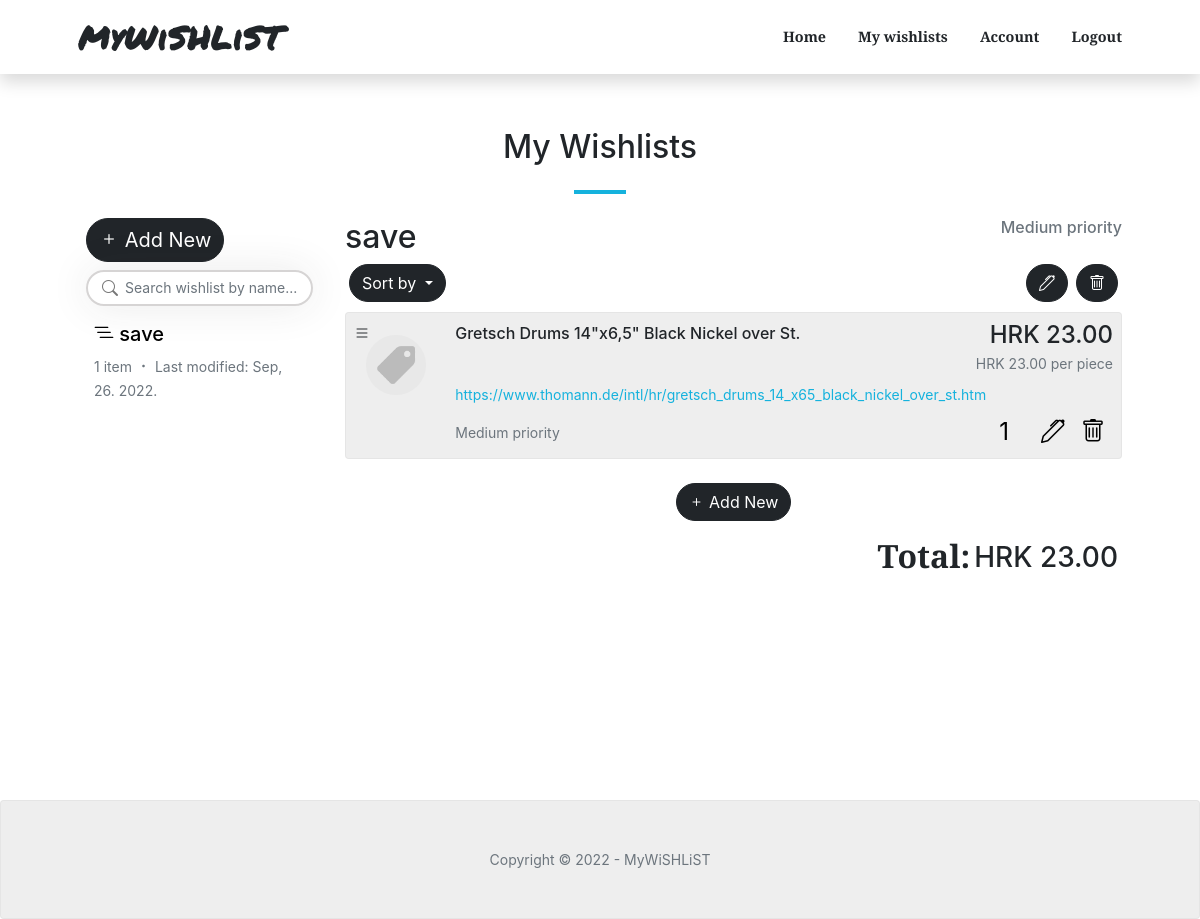
The app's page /wishlist/d2f6b1f4587f44eab6758d3453252238/ (signed in) with its own data.
### wishlists/models.py (models this page shows, shortened)
class Wishlist(models.Model):
    class PriorityChoices(models.IntegerChoices):
        low = 1, _('Low')
        medium = 3, _('Medium')
        high = 5, _('High')
    id = models.UUIDField(default=uuid.uuid4, unique=True, primary_key=True, editable=False)
    owner = models.ForeignKey(Account, null=True, blank=True, on_delete=models.CASCADE)
    title = models.CharField(max_length=200)
    priority = models.IntegerField(choices=PriorityChoices.choices, default=PriorityChoices.low)
    created = models.DateTimeField(auto_now_add=True)
    modified = models.DateTimeField(auto_now=True)
    class Meta:
        ordering = ['-modified']
    @property
    def total_products(self):
        try:
            products = self.product_set.all()
            return products.count()
        except AttributeError:
            return 0
    @property
    def grand_total_price(self):
        try:
            products = self.product_set.all()
            total = 0
            for product in products:
                total += product.total_price
            return total
        except AttributeError:
            return 0

class Product(models.Model):
    class PriorityChoices(models.IntegerChoices):
        low = 1, _('Low')
        medium = 3, _('Medium')
        high = 5, _('High')
    id = models.UUIDField(default=uuid.uuid4, unique=True, primary_key=True, editable=False)
    name = models.CharField(max_length=2000)
    quantity = models.IntegerField(default=1)
    price = models.DecimalField(max_digits=9, decimal_places=2, default=0.00)
    currency = models.ForeignKey('Currency', on_delete=models.CASCADE)
    url = models.CharField(max_length=2000, blank=True, null=True)
    priority = models.IntegerField(choices=PriorityChoices.choices, default=PriorityChoices.low)
    wishlist = models.ForeignKey('Wishlist', null=True, blank=True, on_delete=models.CASCADE)
    @property
    def total_price(self):
        return self.price * self.quantity

class Currency(models.Model):
    id = models.UUIDField(default=uuid.uuid4, unique=True, primary_key=True, editable=False)
    tag = models.CharField(max_length=3)
    name = models.CharField(max_length=200)

### wishlists/views.py (the view)
# urls.py: path('wishlist/<str:pk>/', views.get_wishlist_details, name="wishlist"),
@login_required(login_url="login")
def get_wishlist_details(request, pk):
    account = request.user.account
    wishlists = account.wishlist_set.all()
    error_message = ''
    text_message = ''
    search_query = ''
    if not wishlists:
        text_message = "You don't have any wishlists."
    if request.GET.get('search_query'):
        search_query = request.GET.get('search_query')
        wishlists = account.wishlist_set.filter(title__icontains=search_query)
        if not wishlists:
            text_message = "No wishlists found."
    wishlist = Wishlist.objects.get(id=pk)
    products = wishlist.product_set.all().order_by('name')
    if request.GET.get('sort') == 'name-asc':
        products = wishlist.product_set.all().order_by('name')
    elif request.GET.get('sort') == 'name-desc':
        products = wishlist.product_set.all().order_by('-name')
    elif request.GET.get('sort') == 'price-asc':
        products = wishlist.product_set.all().order_by('price')
    elif request.GET.get('sort') == 'price-desc':
        products = wishlist.product_set.all().order_by('-price')
    elif request.GET.get('sort') == 'quantity-asc':
        products = wishlist.product_set.all().order_by('quantity')
    elif request.GET.get('sort') == 'quantity-desc':
        products = wishlist.product_set.all().order_by('-quantity')
    elif request.GET.get('sort') == 'priority-asc':
        products = wishlist.product_set.all().order_by('priority')
    elif request.GET.get('sort') == 'priority-desc':
        products = wishlist.product_set.all().order_by('-priority')
    currency_1 = wishlist.product_set.all().values_list('currency__tag', flat=True).order_by('currency__name').first()
    currency_2 = wishlist.product_set.all().values_list('currency__tag', flat=True).order_by('-currency__name').first()
    if currency_1 != currency_2:
        error_message = "Please match item currencies to display total value."
    custom_range, wishlists = paginateWishlists(request, wishlists, 10)
    context = {
        'wishlist': wishlist,
        'wishlists': wishlists,
        'search_query': search_query,
        'text_message': text_message,
        'error_message': error_message,
        'currency_1': currency_1,
        'custom_range': custom_range,
        'products': products,
        }
    return render (request, 'wishlists/wishlist.html', context)

### wishlists/utils.py (called while the page is built)
def paginateWishlists(request, wishlists, results):
    page = request.GET.get('page')
    paginator = Paginator(wishlists, results)
    try:
        wishlists = paginator.page(page)
    except PageNotAnInteger:
        page = 1
        wishlists = paginator.page(page)
    except EmptyPage:
        page = paginator.num_pages
        wishlists = paginator.page(page)
    leftIndex = (int(page) - 2)
    if leftIndex < 1:
        leftIndex = 1
    rightIndex = (int(page) + 3)
    if rightIndex > paginator.num_pages:
        rightIndex = paginator.num_pages + 1
    custom_range = range(leftIndex, rightIndex)
    return custom_range, wishlists

### wishlists/templates/wishlists/wishlist.html (shortened to what this page needs)
{% extends 'main.html' %}
{% load static %}
{% block content %}
<section class="page-section" id="single-wishlist">
    <div class="container-custom px-4 px-lg-5">
        <h2 class="text-center">My Wishlists</h2>
        <hr class="divider" />
        <div class="row">
            <div class="col-lg-3">
                <div class="px-2 mb-2">
                    <a href="{% url 'create-wishlist' %}"><button class="btn btn-dark fs-5"><i class="bi bi-plus"></i> Add New</button></a>
                </div>
                <form id="searchForm" action="{% url 'wishlist' wishlist.id %}" method="GET">
                    <div class="row d-flex align-items-center px-2 mb-2">
                        <div class="col-md-12">
                            <div class="search">
                                <button type="submit" class="btn bi bi-search"></button>
                                <input type="text" class="form-control fs-7" name="search_query" value="{{search_query}}" placeholder="Search wishlist by name...">
                            </div>
                        </div>
                    </div>
                </form>
                <div class="px-2">
                    {% if wishlists %}
                    {% for wishlist in wishlists %}
                    <a href="{% url 'wishlist' wishlist.id %}">
                        {% url 'wishlist' wishlist.id as url_wishlist %}
                        <div class="p-2 mb-2 card-custom {% if request.path == url_wishlist %} active {% endif %}">
                            <h5 class="text-truncate text-black"><i class="bi-list-nested"></i> {{wishlist.title}}</h5>
                            <p class="text-muted mb-0 fs-7 d-inline">{{wishlist.total_products}} item{{wishlist.total_products|pluralize:"s"}}</p>
                            <p class="text-muted mb-0 fs-7 d-inline"><i class="bi bi-dot"></i></p>
                            <p class="text-muted mb-0 fs-7 d-inline">Last modified: {{wishlist.modified|date:"M, d. Y." }}</p>
                        </div>
                    </a>
                    {% endfor %}
                    {% else %}
                    <h6 class="text-muted pt-2">{{text_message}}</h6>
                    {% endif %}
                </div>
            </div>
            <div class="col-lg-9">
                <div class="row">
                    <div class="col-9">
                        <h2>{{wishlist.title}}</h2>
                    </div>
                    <div class="col-3">
                        <h6 class="text-end text-muted">{{wishlist.get_priority_display}} priority</h5>
                    </div>
                </div>
                <div class="pb-5">
                    <form action="{% url 'wishlist' wishlist.id %}" method="GET">
                    <div class="dropdown d-inline float-start mx-1">
                        <button class="btn btn-dark dropdown-toggle" type="button" id="dropdownMenuButton1" data-bs-toggle="dropdown" aria-expanded="false">
                          Sort by
                        </button>
                    </div>
                    </form>
                    <a href="{% url 'delete-wishlist' wishlist.id %}" class="btn btn-dark d-inline float-end mx-1"><i class="bi bi-trash"></i></a>
                    <a href="{% url 'update-wishlist' wishlist.id %}" class="btn btn-dark d-inline float-end mx-1"><i class="bi bi-pen"></i></a>
                </div>
                {% if wishlist.product_set.all %}
                {% for product in products %}
                <div class="bg-light p-2 mb-2">
                    <div class="row">
                        <div class="col-1">
                            <p><i class="bi bi-list"></i></p>
                            {% if not product.url %}
                            <div class="product">
                                <img src="{% static 'images/product.png' %}" class="rounded-circle img-fluid d-none d-lg-block">
                            </div>
                            {% else %}
                            <div class="product-url">
                                <img src="{% static 'images/product.png' %}" class="rounded-circle img-fluid d-none d-lg-block">
                            </div>
                            {% endif %}
                        </div>
                        <div class="col-11 ps-5">
                            <div class="pb-1">
                                <h6 class="d-inline">{{product.name}}</h6>
                                <h4 class="d-inline float-end m-0">{{product.currency.tag}} {{product.total_price}}</h4>
                            </div>
                            <div class="pt-1 pb-4 m-0">
                                <p class="float-end text-muted fs-7">{{product.currency.tag}} {{product.price}} per piece</p>
                            </div>
                            <div class="pb-2 mb-0">
                                {% if not product.url %}
                                {% else %}
                                <a href="{{product.url}}" target="_blank"  class="fs-7 overflow-hidden">{{product.url}}</a>
                                {% endif %}
                            </div>
                            <div class="mt-0">
                                <p class="d-inline float-start mb-0 mt-2 text-muted fs-7">{{product.get_priority_display}} priority</p>
                                <a href="{% url 'delete-product' wishlist.id product.id %}" class="d-inline float-end mx-2" style="color: black; font-size: x-large;"><i class="bi bi-trash"></i></a>
                                <a href="{% url 'update-product' wishlist.id product.id %}" class="d-inline float-end mx-2" style="color: black; font-size: x-large;"><i class="bi bi-pen"></i></a>
                                <p class="d-inline float-end mb-0 me-4" style="color: black; font-size: x-large;">{{product.quantity}}</p>
                            </div>
                        </div>
                    </div>
                </div>
                {% endfor %}
                {% else %}
                <div class="p-2">
                    <h5 class="text-muted">There are no items on this wishlist yet.</h5>
                </div>
                {% endif %}
                <div class="d-flex justify-content-center py-3">
                    <a href="{% url 'create-product' wishlist.id %}"><button class="btn btn-dark fs-6"><i class="bi bi-plus"></i> Add New</button></a>
                </div>
                    {% if error_message %}
                    <div class="d-flex flex-row-reverse">
                        <h3 class="m-1 d-inline"> 0</h4><h2 class="fw-bold d-inline">Total: </h2>
                    </div>
                    <div class="d-flex flex-row-reverse">
                        <p class="text-danger">{{error_message}}</p>
                    </div>
                    {% else %}
                    <div class="d-flex justify-content-end">
                        <h2 class="fw-bold">Total: </h2><h3 class="m-1">
                            {% if currency_1 == None %}
                            {% else %}
                            {{currency_1}}
                            {% endif %} {{wishlist.grand_total_price}}</h4>
                        {% endif %}
                    </div>
            </div>
        </div>
    </div>
</section>
{% endblock %}

### records on screen
Wishlist: title "save", total_products "1", modified "Sep, 26. 2022.", priority "Medium", grand_total_price "23.00"
Product: name "Gretsch Drums 14\"x6,5\" Black Nickel over St.", currency.tag "HRK", total_price "23.00", price "23.00", url "https://www.thomann.de/intl/hr/gretsch_drums_14_x65_black_nickel_over_st.htm", priority "Medium", quantity "1"
Currency: tag "HRK"
